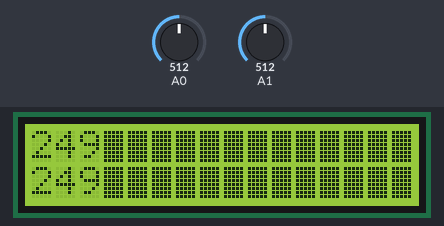
Simulated run of this sketch. Board: Arduino Uno, built with avr-gcc and run on an emulated ATmega328P. Shown: 16×2 character LCD. The test bench sets the inputs (shaded band); at power-on: A0 = 512, A1 = 512.

Above: at 1.2 s.
1.3 s: A0 set to 716
At 2.1 s:
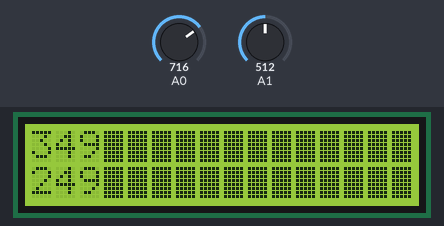
3.1 s: A1 set to 122
At 4.6 s:
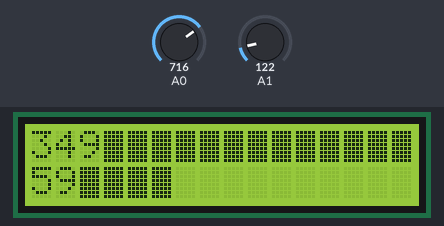
6.1 s: A1 set to 0
At 6.5 s:
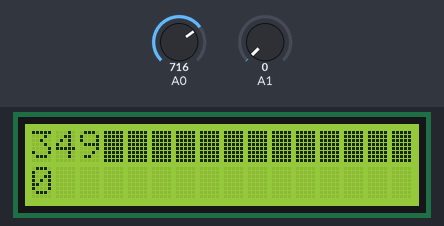
7.7 s: A0 set to 900
At 8.7 s:
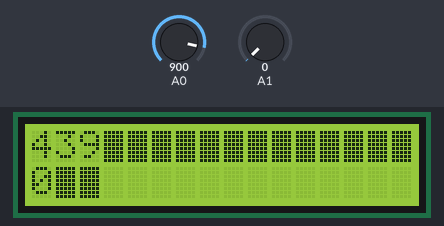
9.2 s: A0 set to 511
At 9.6 s:
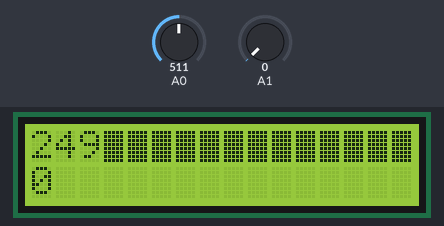
12.2 s: A1 set to 306
At 13.6 s:
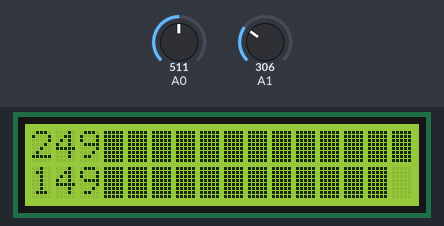
Timing chart, 0 to 14.8 s (numbered marks = the images above; inputs shaded):
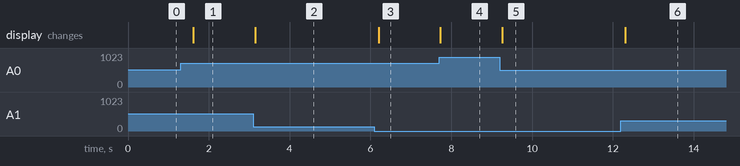

The sketch:

LCD_2_by_40_dual_bar_graph.ino
```cpp
/*****************************************
 LiquidCrystal Library - Bar Graph
 Demonstrates the use a 40x2 LCD display.
 This sketch displays a simulated bar graph to the LCD

  The circuit:
 * LCD RS pin to digital pin 12
 * LCD En pin to digital pin 11
 * LCD D4 pin to digital pin 5
 * LCD D5 pin to digital pin 4
 * LCD D6 pin to digital pin 3
 * LCD D7 pin to digital pin 2
 * LCD R/W pin to ground
 * Variable resistor wiper to LCD VO pin (pin 3)

 Adapted from code written by David A. Mellis
 Modified by Limor Fried, Tom Igoe, Bob Davis
 ****************************************/
// include the library code:
#include <LiquidCrystal.h>
// initialize the library with interface pin #'s
LiquidCrystal lcd(12, 11, 5, 4, 3, 2);

byte line1[8]= {
  B10000,  B10000,  B10000,  B10000,
  B10000,  B10000,  B10000,  B10000
};
byte line2[8]= {
  B11000,  B11000,  B11000,  B11000,
  B11000,  B11000,  B11000,  B11000
};
byte line3[8]= {
  B11100,  B11100,  B11100,  B11100,
  B11100,  B11100,  B11100,  B11100
};
byte line4[8]= {
  B11110,  B11110,  B11110,  B11110,
  B11110,  B11110,  B11110,  B11110
};
byte line5[8]= {
  B11111,  B11111,  B11111,  B11111,
  B11111,  B11111,  B11111,  B11111
};

void setup() {
  // set up the LCD's number of columns and rows:
  lcd.begin(16, 2);
  // create the text for the LCD.
  lcd.createChar(1, line1);
  lcd.createChar(2, line2);
  lcd.createChar(3, line3);
  lcd.createChar(4, line4);
  lcd.createChar(5, line5);
}

void loop() {
  lcd.clear();
  int Voltage0=analogRead(A0)/2.05;
  int Voltage1=analogRead(A1)/2.05;
  // print the top bar graph
  lcd.setCursor(0,0);
  // draw lower spaces as solids
  for (int pos=0; pos < Voltage0/10; pos++) {
  lcd.write(5);
  }
  // print the lower bar graph
  lcd.setCursor(0,1);
  // draw lower spaces as solids
  for (int pos=0; pos < Voltage1/10; pos++) {
  lcd.write(5);
  }
  lcd.setCursor(Voltage0/10, 0);
  if (Voltage0%10/2 == 0) lcd.write(1);
  if (Voltage0%10/2 == 1) lcd.write(2);
  if (Voltage0%10/2 == 2) lcd.write(3);
  if (Voltage0%10/2 == 3) lcd.write(4);
  if (Voltage0%10/2 == 4) lcd.write(5);
  lcd.setCursor(Voltage1/10, 1);
  if (Voltage1%10/2 == 0) lcd.write(1);
  if (Voltage1%10/2 == 1) lcd.write(2);
  if (Voltage1%10/2 == 2) lcd.write(3);
  if (Voltage1%10/2 == 3) lcd.write(4);
  if (Voltage1%10/2 == 4) lcd.write(5);
  // print the voltages:
  lcd.setCursor(0, 0);
  lcd.print(Voltage0);
  lcd.setCursor(0, 1);
  lcd.print(Voltage1);
  delay(500);
}
```

Measured:
- after the input at 1.3 s, the display: changes after 0.31 s (image 1)
- after the input at 3.1 s, the display: changes after 0.05 s (image 2)
- after the input at 6.1 s, the display: changes after 0.10 s (image 3)
- after the input at 7.7 s, the display: changes at once (image 4)
- after the input at 9.2 s, the display: changes after 0.06 s (image 5)
- after the input at 12.2 s, the display: changes after 0.11 s (image 6)
